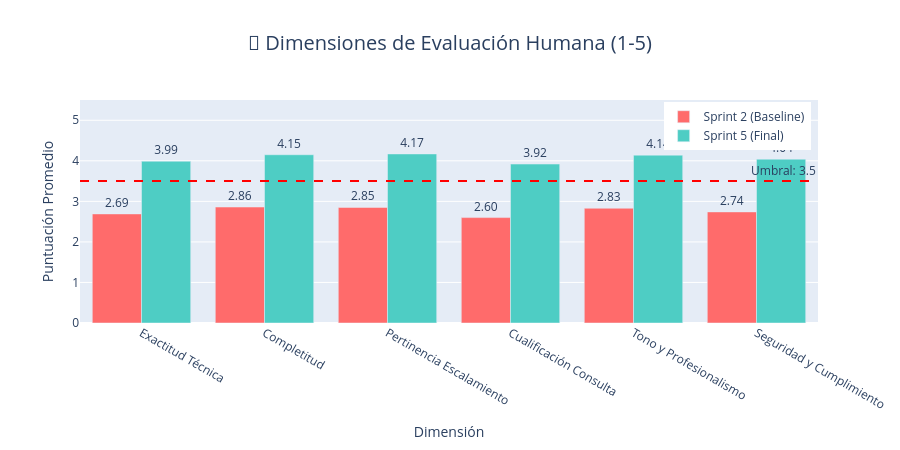

Write notebook code for a chart like this one.
### Markdown cell above
## 5. Dimensiones de Evaluación Humana

### Code cell
# Extraer dimensiones de evaluación humana
dimensions = ["accuracy", "completeness", "escalation_appropriateness", 
              "question_qualification", "tone_and_professionalism", "safety_and_compliance"]
dimension_labels = ["Exactitud\nTécnica", "Completitud", "Pertinencia\nEscalamiento",
                     "Cualificación\nConsulta", "Tono y\nProfesionalismo", "Seguridad y\nCumplimiento"]

def get_dimension_averages(data: dict) -> list:
    """Extrae promedios de dimensiones de evaluación humana."""
    if not data.get("human_eval"):
        return [0] * len(dimensions)
    dim_avgs = data["human_eval"].get("summary", {}).get("dimension_averages", {})
    return [dim_avgs.get(d, 0) for d in dimensions]

sprint_a_dims = get_dimension_averages(sprint_a_data)
sprint_b_dims = get_dimension_averages(sprint_b_data)

# Umbral de aprobación
threshold = 3.5

fig_dims = go.Figure()

# Sprint 2
fig_dims.add_trace(go.Bar(
    name="Sprint 2 (Baseline)",
    x=dimension_labels,
    y=sprint_a_dims,
    marker_color=colors[sprint_a],
    text=[f"{x:.2f}" for x in sprint_a_dims],
    textposition="outside"
))

# Sprint 5
fig_dims.add_trace(go.Bar(
    name="Sprint 5 (Final)",
    x=dimension_labels,
    y=sprint_b_dims,
    marker_color=colors[sprint_b],
    text=[f"{x:.2f}" for x in sprint_b_dims],
    textposition="outside"
))

# Línea de umbral
fig_dims.add_hline(
    y=threshold,
    line_dash="dash",
    line_color="red",
    annotation_text=f"Umbral: {threshold}",
    annotation_position="top right"
)

fig_dims.update_layout(
    title={
        "text": "🎯 Dimensiones de Evaluación Humana (1-5)",
        "font": {"size": 20},
        "x": 0.5
    },
    xaxis_title="Dimensión",
    yaxis_title="Puntuación Promedio",
    yaxis_range=[0, 5.5],
    barmode="group",
    height=450,
    paper_bgcolor="white",
    legend=dict(
        yanchor="top",
        y=0.99,
        xanchor="right",
        x=0.99
    )
)

fig_dims.show()

### Figure 1 — Plotly figure (JSON) as saved in the notebook; plotly's stock layout.template omitted (floating-point values rounded to 4 significant figures)
{"data": [{"marker": {"color": "#FF6B6B"}, "name": "Sprint 2 (Baseline)", "text": ["2.69", "2.86", "2.85", "2.60", "2.83", "2.74"], "textposition": "outside", "type": "bar", "x": ["Exactitud\nTécnica", "Completitud", "Pertinencia\nEscalamiento", "Cualificación\nConsulta", "Tono y\nProfesionalismo", "Seguridad y\nCumplimiento"], "y": [2.69, 2.86, 2.85, 2.6, 2.83, 2.74]}, {"marker": {"color": "#4ECDC4"}, "name": "Sprint 5 (Final)", "text": ["3.99", "4.15", "4.17", "3.92", "4.14", "4.04"], "textposition": "outside", "type": "bar", "x": ["Exactitud\nTécnica", "Completitud", "Pertinencia\nEscalamiento", "Cualificación\nConsulta", "Tono y\nProfesionalismo", "Seguridad y\nCumplimiento"], "y": [3.99, 4.15, 4.17, 3.92, 4.14, 4.04]}], "layout": {"annotations": [{"showarrow": false, "text": "Umbral: 3.5", "x": 1, "xanchor": "right", "xref": "x domain", "y": 3.5, "yanchor": "bottom", "yref": "y"}], "barmode": "group", "height": 450, "legend": {"x": 0.99, "xanchor": "right", "y": 0.99, "yanchor": "top"}, "paper_bgcolor": "white", "shapes": [{"line": {"color": "red", "dash": "dash"}, "type": "line", "x0": 0, "x1": 1, "xref": "x domain", "y0": 3.5, "y1": 3.5, "yref": "y"}], "title": {"font": {"size": 20}, "text": "🎯 Dimensiones de Evaluación Humana (1-5)", "x": 0.5}, "xaxis": {"title": {"text": "Dimensión"}}, "yaxis": {"range": [0, 5.5], "title": {"text": "Puntuación Promedio"}}}}
